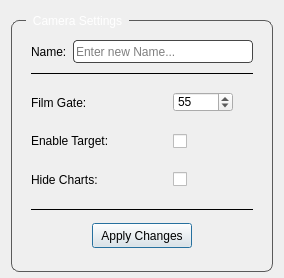
<?xml version="1.0" encoding="UTF-8"?>
<ui version="4.0">
 <class>dialogOptions</class>
 <widget class="QDialog" name="dialogOptions">
  <property name="windowModality">
   <enum>Qt::NonModal</enum>
  </property>
  <property name="geometry">
   <rect>
    <x>0</x>
    <y>0</y>
    <width>284</width>
    <height>278</height>
   </rect>
  </property>
  <property name="minimumSize">
   <size>
    <width>284</width>
    <height>278</height>
   </size>
  </property>
  <property name="maximumSize">
   <size>
    <width>402</width>
    <height>9999</height>
   </size>
  </property>
  <property name="focusPolicy">
   <enum>Qt::NoFocus</enum>
  </property>
  <property name="contextMenuPolicy">
   <enum>Qt::NoContextMenu</enum>
  </property>
  <property name="windowTitle">
   <string>Camera Options</string>
  </property>
  <property name="whatsThis">
   <string notr="true">0</string>
  </property>
  <property name="inputMethodHints">
   <set>Qt::ImhNone</set>
  </property>
  <property name="sizeGripEnabled">
   <bool>false</bool>
  </property>
  <property name="modal">
   <bool>true</bool>
  </property>
  <layout class="QHBoxLayout" name="horizontalLayout">
   <item>
    <widget class="QGroupBox" name="groupBox">
     <property name="minimumSize">
      <size>
       <width>262</width>
       <height>261</height>
      </size>
     </property>
     <property name="styleSheet">
      <string notr="true">QGroupBox{
	border: 1px solid rgb(90, 90, 90);
    border-radius: 8px;
	margin-top: 9px;
}

QGroupBox::title{
	color: white;
	left: 15px;
	subcontrol-position: top left;
	padding: 0 5px;
	margin-top: -12px;
}</string>
     </property>
     <property name="title">
      <string>Camera Settings</string>
     </property>
     <layout class="QVBoxLayout" name="verticalLayout_2">
      <item>
       <layout class="QVBoxLayout" name="verticalLayout" stretch="0,0,0,0,0,0,0,0">
        <property name="spacing">
         <number>0</number>
        </property>
        <property name="leftMargin">
         <number>10</number>
        </property>
        <property name="topMargin">
         <number>10</number>
        </property>
        <property name="rightMargin">
         <number>10</number>
        </property>
        <property name="bottomMargin">
         <number>0</number>
        </property>
        <item>
         <layout class="QHBoxLayout" name="horizontalLayout_2" stretch="0,1">
          <property name="spacing">
           <number>6</number>
          </property>
          <property name="bottomMargin">
           <number>0</number>
          </property>
          <item>
           <widget class="QLabel" name="label_name">
            <property name="text">
             <string>Name:</string>
            </property>
           </widget>
          </item>
          <item>
           <widget class="QLineEdit" name="line_cam_rename">
            <property name="minimumSize">
             <size>
              <width>0</width>
              <height>23</height>
             </size>
            </property>
            <property name="styleSheet">
             <string notr="true">QLineEdit {
	border: 1px solid rgb(70, 70, 70);
    border-radius: 4px;
}</string>
            </property>
            <property name="maxLength">
             <number>32766</number>
            </property>
            <property name="placeholderText">
             <string>Enter new Name...</string>
            </property>
           </widget>
          </item>
         </layout>
        </item>
        <item>
         <widget class="Line" name="line">
          <property name="minimumSize">
           <size>
            <width>0</width>
            <height>20</height>
           </size>
          </property>
          <property name="frameShadow">
           <enum>QFrame::Plain</enum>
          </property>
          <property name="orientation">
           <enum>Qt::Horizontal</enum>
          </property>
         </widget>
        </item>
        <item>
         <layout class="QHBoxLayout" name="horizontalLayout_3" stretch="0,0,0">
          <property name="topMargin">
           <number>2</number>
          </property>
          <property name="bottomMargin">
           <number>2</number>
          </property>
          <item>
           <widget class="QLabel" name="label">
            <property name="minimumSize">
             <size>
              <width>90</width>
              <height>0</height>
             </size>
            </property>
            <property name="text">
             <string>Film Gate:</string>
            </property>
           </widget>
          </item>
          <item>
           <widget class="QSpinBox" name="sBox_filmGate">
            <property name="minimumSize">
             <size>
              <width>60</width>
              <height>20</height>
             </size>
            </property>
            <property name="maximumSize">
             <size>
              <width>60</width>
              <height>20</height>
             </size>
            </property>
            <property name="minimum">
             <number>1</number>
            </property>
            <property name="maximum">
             <number>200</number>
            </property>
            <property name="value">
             <number>55</number>
            </property>
           </widget>
          </item>
          <item>
           <spacer name="verticalSpacer">
            <property name="orientation">
             <enum>Qt::Vertical</enum>
            </property>
            <property name="sizeHint" stdset="0">
             <size>
              <width>20</width>
              <height>20</height>
             </size>
            </property>
           </spacer>
          </item>
         </layout>
        </item>
        <item>
         <layout class="QHBoxLayout" name="horizontalLayout_5" stretch="0,0,0">
          <property name="topMargin">
           <number>2</number>
          </property>
          <property name="bottomMargin">
           <number>2</number>
          </property>
          <item>
           <widget class="QLabel" name="label_3">
            <property name="minimumSize">
             <size>
              <width>90</width>
              <height>0</height>
             </size>
            </property>
            <property name="text">
             <string>Enable Target:</string>
            </property>
           </widget>
          </item>
          <item>
           <widget class="QCheckBox" name="cBox_target">
            <property name="minimumSize">
             <size>
              <width>60</width>
              <height>20</height>
             </size>
            </property>
            <property name="maximumSize">
             <size>
              <width>60</width>
              <height>20</height>
             </size>
            </property>
            <property name="text">
             <string/>
            </property>
           </widget>
          </item>
          <item>
           <spacer name="verticalSpacer_2">
            <property name="orientation">
             <enum>Qt::Vertical</enum>
            </property>
            <property name="sizeHint" stdset="0">
             <size>
              <width>20</width>
              <height>20</height>
             </size>
            </property>
           </spacer>
          </item>
         </layout>
        </item>
        <item>
         <layout class="QHBoxLayout" name="horizontalLayout_4" stretch="0,1,0">
          <property name="topMargin">
           <number>2</number>
          </property>
          <property name="bottomMargin">
           <number>2</number>
          </property>
          <item>
           <widget class="QLabel" name="label_2">
            <property name="minimumSize">
             <size>
              <width>90</width>
              <height>0</height>
             </size>
            </property>
            <property name="text">
             <string>Hide Charts:</string>
            </property>
           </widget>
          </item>
          <item>
           <widget class="QCheckBox" name="cBox_hideChart">
            <property name="sizePolicy">
             <sizepolicy hsizetype="Fixed" vsizetype="Fixed">
              <horstretch>0</horstretch>
              <verstretch>0</verstretch>
             </sizepolicy>
            </property>
            <property name="minimumSize">
             <size>
              <width>60</width>
              <height>20</height>
             </size>
            </property>
            <property name="maximumSize">
             <size>
              <width>60</width>
              <height>20</height>
             </size>
            </property>
            <property name="styleSheet">
             <string notr="true"/>
            </property>
            <property name="text">
             <string/>
            </property>
            <property name="checked">
             <bool>false</bool>
            </property>
            <property name="tristate">
             <bool>false</bool>
            </property>
           </widget>
          </item>
          <item>
           <spacer name="verticalSpacer_3">
            <property name="orientation">
             <enum>Qt::Vertical</enum>
            </property>
            <property name="sizeHint" stdset="0">
             <size>
              <width>20</width>
              <height>20</height>
             </size>
            </property>
           </spacer>
          </item>
         </layout>
        </item>
        <item>
         <widget class="Line" name="line_2">
          <property name="minimumSize">
           <size>
            <width>0</width>
            <height>20</height>
           </size>
          </property>
          <property name="frameShadow">
           <enum>QFrame::Plain</enum>
          </property>
          <property name="lineWidth">
           <number>1</number>
          </property>
          <property name="orientation">
           <enum>Qt::Horizontal</enum>
          </property>
         </widget>
        </item>
        <item>
         <layout class="QHBoxLayout" name="horizontalLayout_6">
          <property name="leftMargin">
           <number>5</number>
          </property>
          <property name="topMargin">
           <number>4</number>
          </property>
          <property name="rightMargin">
           <number>5</number>
          </property>
          <property name="bottomMargin">
           <number>4</number>
          </property>
          <item>
           <widget class="QPushButton" name="btn_cam_apply">
            <property name="sizePolicy">
             <sizepolicy hsizetype="Fixed" vsizetype="Fixed">
              <horstretch>0</horstretch>
              <verstretch>0</verstretch>
             </sizepolicy>
            </property>
            <property name="minimumSize">
             <size>
              <width>100</width>
              <height>25</height>
             </size>
            </property>
            <property name="maximumSize">
             <size>
              <width>100</width>
              <height>25</height>
             </size>
            </property>
            <property name="text">
             <string>Apply Changes</string>
            </property>
           </widget>
          </item>
         </layout>
        </item>
        <item>
         <spacer name="horizontalSpacer_7">
          <property name="orientation">
           <enum>Qt::Horizontal</enum>
          </property>
          <property name="sizeHint" stdset="0">
           <size>
            <width>40</width>
            <height>10</height>
           </size>
          </property>
         </spacer>
        </item>
       </layout>
      </item>
     </layout>
    </widget>
   </item>
  </layout>
 </widget>
 <resources/>
 <connections/>
</ui>
